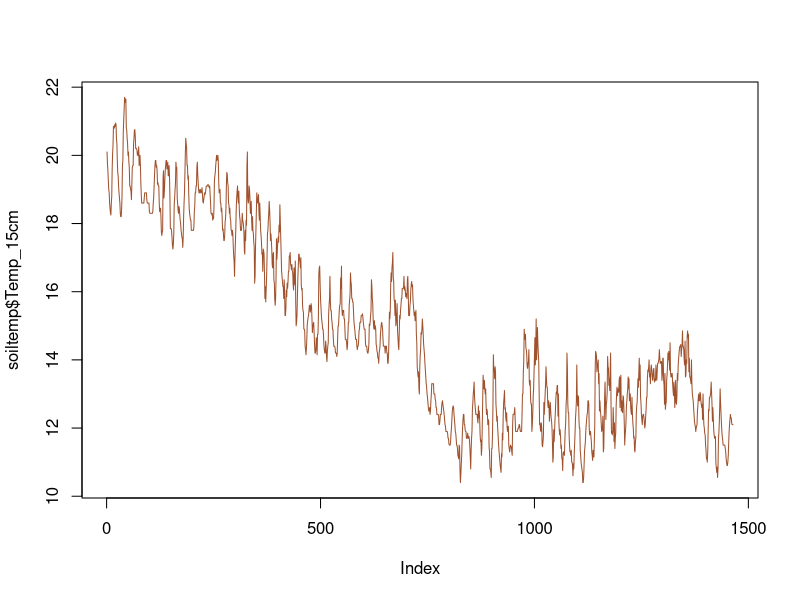
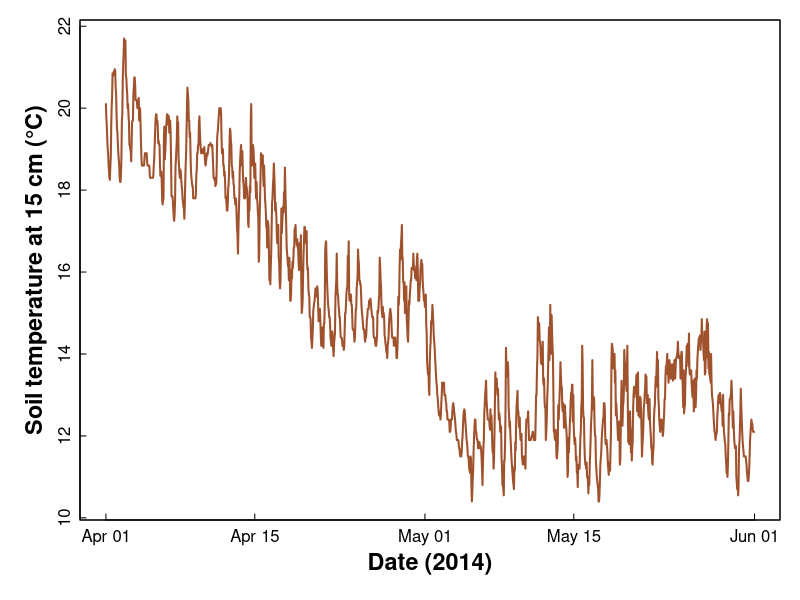
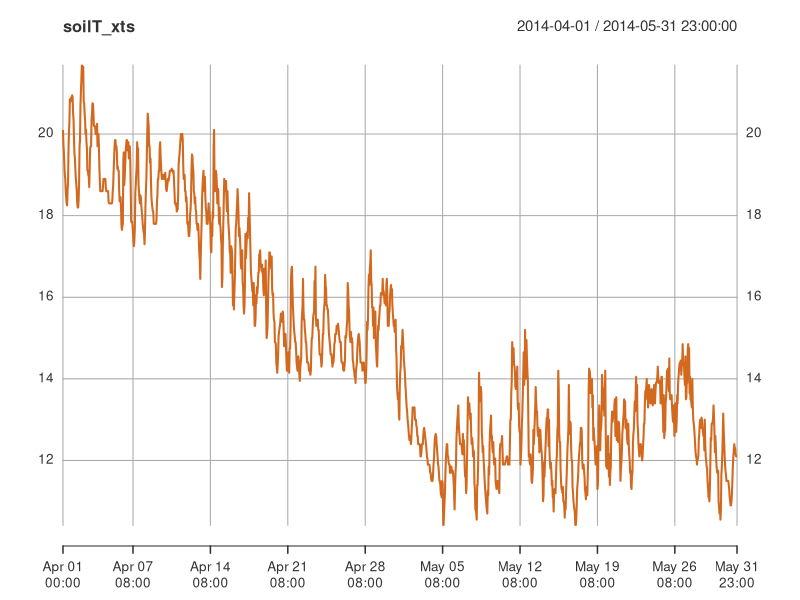
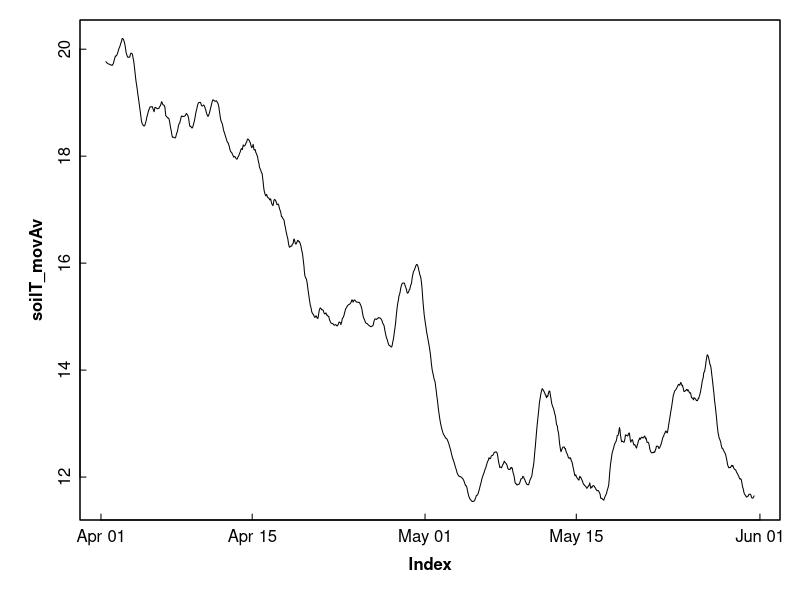
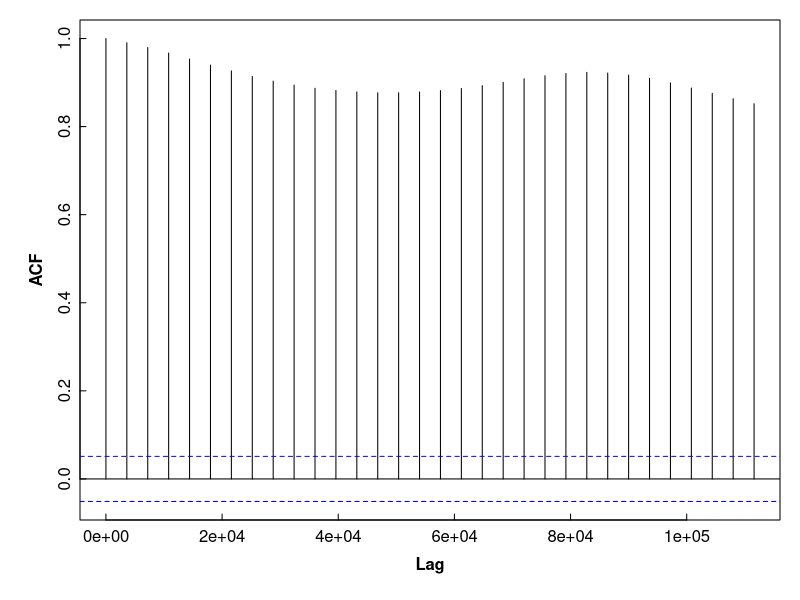
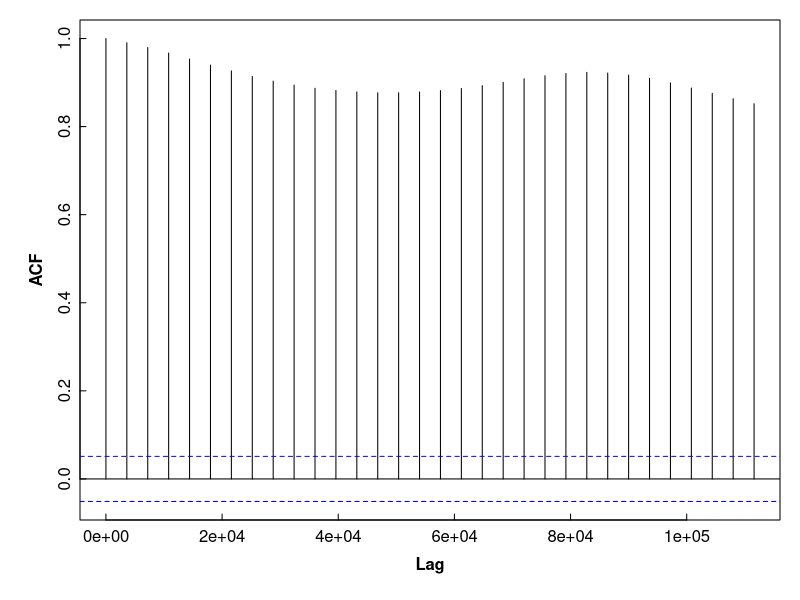
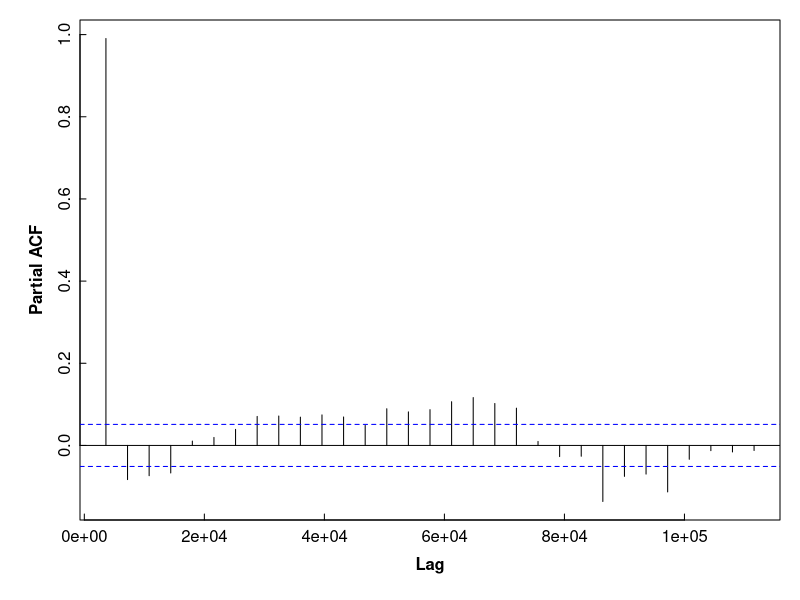
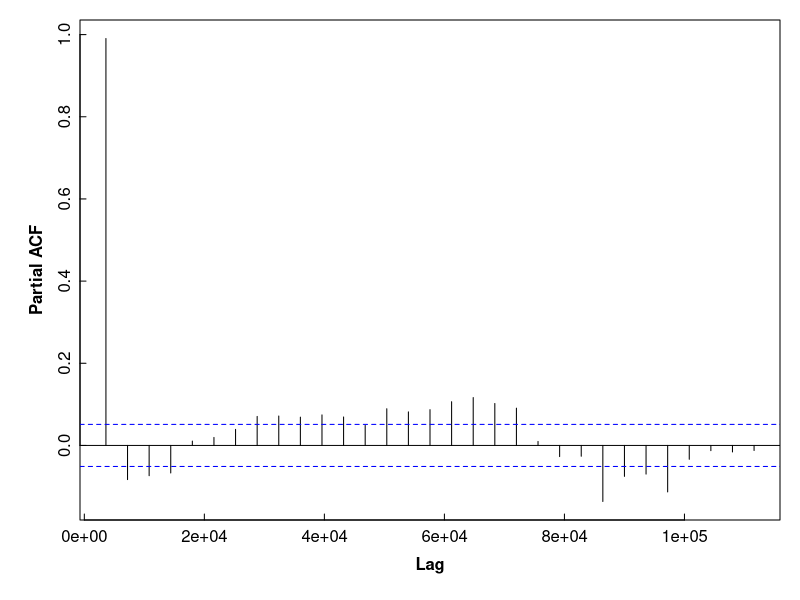

Source code (R) for these figures, in order: (Note: this script raises an error after producing the figures.)
require(zoo)
require(xts)
require(forecast)
palette(c("black","red3","green3","blue2","darkcyan","purple","sienna","gray67"))
# soiltemp <- read.table("clipboard", header = TRUE, sep = "\t",
#                        stringsAsFactors = FALSE)
# write.csv(soiltemp, file = "soiltemp.csv", row.names = FALSE)
soiltemp <- read.csv("soiltemp2.csv",
                     stringsAsFactors = FALSE)
#
# do some checks of the data
summary(soiltemp)
plot(soiltemp$Temp_15cm, type = "l", col = "sienna")
#
# convert data frame to time series object
soilT_zoo <- read.csv.zoo("soiltemp2.csv",
                        format = "%Y-%m-%d %H:%M:%S", 
                        tz = "Australia/Perth", 
                        index.column=1,
                        header = TRUE)
par(mar = c(4,4,1,1), mgp = c(1.7,0.3,0), tcl = 0.3, font.lab=2)
plot(soilT_zoo, ylab = "Soil temperature at 15 cm (\u00B0C)",
     xlab = "Date (2014)", col = 7, lwd = 2, cex.lab = 1.4)
# note the difference in the x-axis!
#
# convert zoo object to xts (needed for some functions)
soilT_xts <- as.xts(soilT_zoo)
plot(soilT_xts, col = "chocolate") # just to check
#
# create a new time series from a moving average for each 24h
# to remove daily periodicity
soilT_movAv <- rollmean(soilT_zoo,24)
plot(soilT_movAv) # just to check
#
# inspect autocorrelation function acf()
plot(acf(soilT_xts))
#
# inspect partial autocorrelation function (pacf)
plot(pacf(soilT_xts))
#
# use Box test for autocorrelation
Box.test(soilT_xts)
#
# create a linear model of the time series...
# ...the residuals give us just the periodicity component
lm0 <- lm(coredata(soilT_xts) ~ index(soilT_xts))
#
# make a time series of the lm residuals
soilT_periodic <- zoo(resid(lm0), index(soilT_xts))
plot(soilT_movAv); abline(lm0, col = "coral") # just to check
#
# and plot everything to show the components
plot(cbind(soilT_zoo,soilT_periodic,soilT_movAv, soilT_lmfit),
  main = "Time series decomposition:\nSoil temperature at 15 cm (\u00B0C)", 
     cex.main = 1.5, yax.flip = TRUE, col = c(7,8,5,6))
#
# use the forecast:: package to run an ARIMA model
auto.arima(soilT_xts, max.p = 10, max.q = 10, seasonal = TRUE)
#
# use output of auto.arima() to run arima
am0 <- arima(x = soilT_xts, order = c(2, 1, 2),
       seasonal = list(order = c(0, 1, 1), period = 24))
summary(am0)
confint(am0)
checkresiduals(am0)
fc0 <- forecast(am0, h = 168)
require(ggplot2)
autoplot(fc0)+
  ylab("Soil temperature at 15 cm (\u00B0C)") +
  xlab("Time since 2014-04-01") +
  ggtitle("Forecasted soil temperature")+
  theme_bw()
ls(fc0)
summary(fc0$x)
